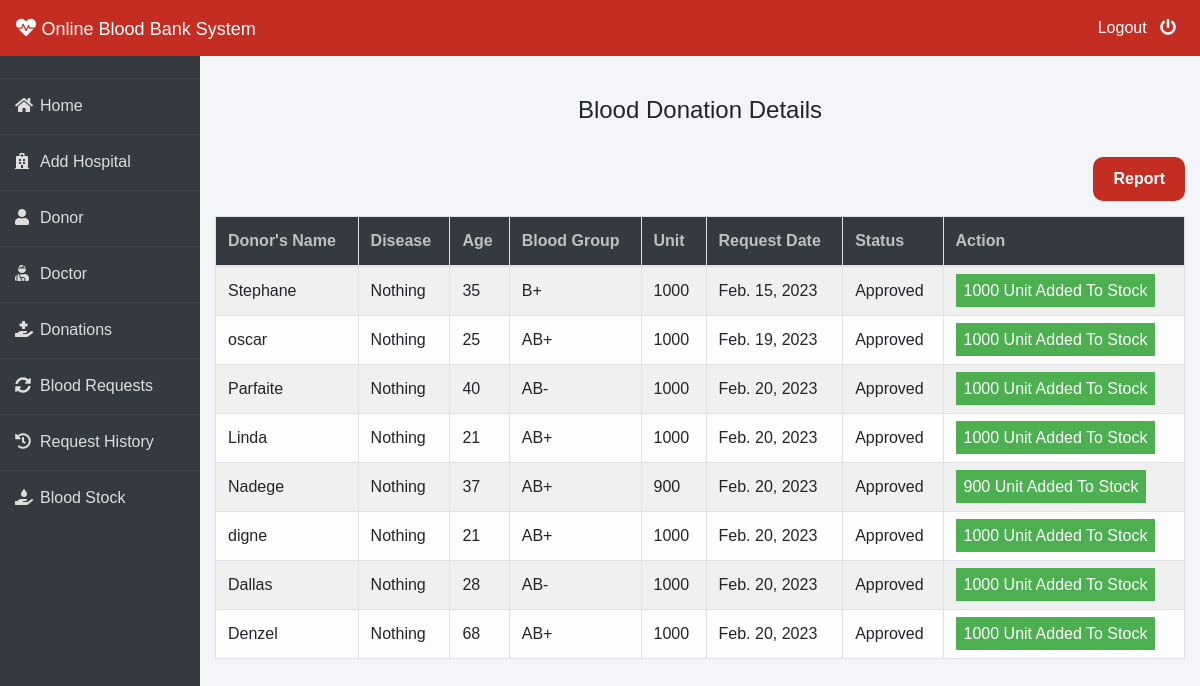
The page /admin-donation (signed in) on the database as committed earlier.
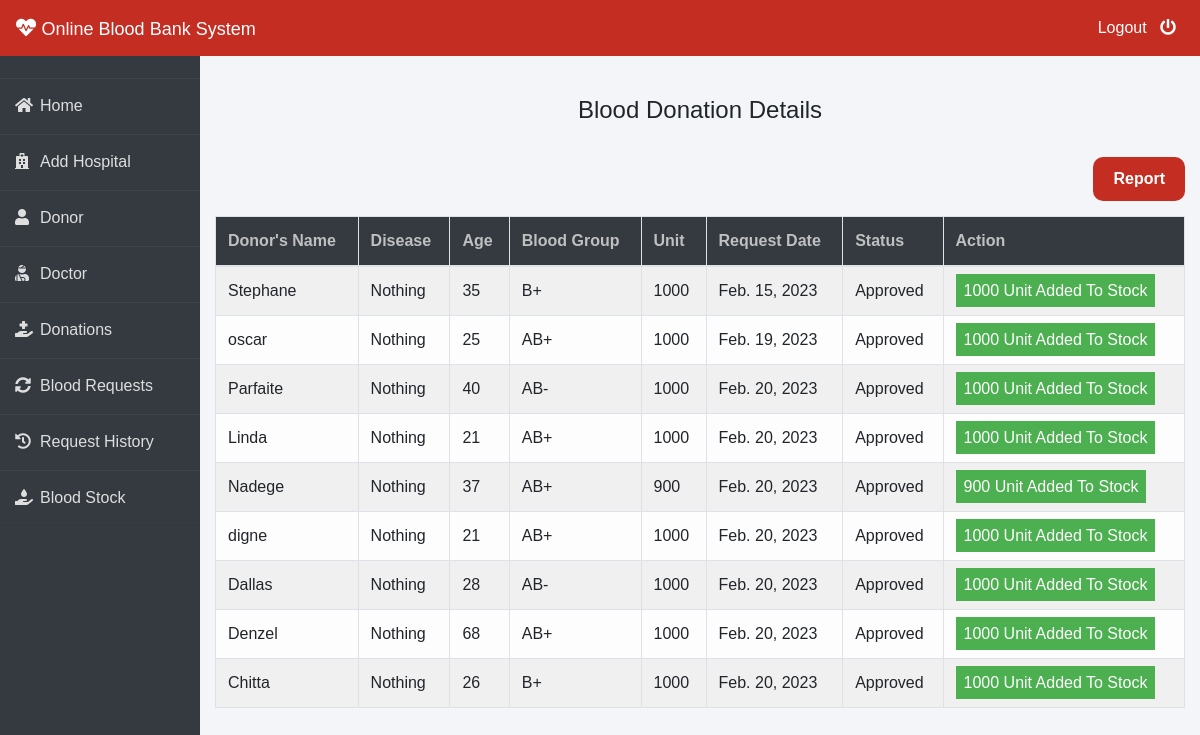
The same page on the database as committed later.
### donor/models.py (models this page shows, shortened)
class BloodDonate(models.Model):
    donor=models.ForeignKey(Donor,on_delete=models.CASCADE)
    disease=models.CharField(max_length=100,default="Nothing")
    age=models.PositiveIntegerField()
    bloodgroup=models.CharField(max_length=10)
    unit=models.PositiveIntegerField(default=0)
    status=models.CharField(max_length=20,default="Pending")
    date=models.DateField(auto_now=True)

class Donor(models.Model):
    user=models.OneToOneField(User,on_delete=models.CASCADE)
    profile_pic= models.ImageField(upload_to='profile_pic/Donor/',null=True,blank=True)
    bloodgroup=models.CharField(max_length=10)
    address = models.CharField(max_length=40)
    mobile = models.CharField(max_length=20,null=False)
    def __str__(self):
        return self.user.first_name

### blood/views.py (the view)
# urls.py: path('admin-donation', views.admin_donation_view,name='admin-donation'),
@login_required(login_url='adminlogin')
def admin_donation_view(request):
    donations = dmodels.BloodDonate.objects.all()
    return render(request, 'blood/admin_donation.html', {'donations': donations})

### templates/blood/admin_donation.html (shortened to what this page needs)
{% extends 'blood/adminbase.html' %}
{% block content %}
{% load widget_tweaks %}
{%load static%}
<head>
   </head>
<br><br>
<div class="container">
    <H4 class="text-center">Blood Donation Details</H4><br>
    <a href="{% url 'blood_donation_detail_report' %}" id="admin_donation_report">Report</a>
    <table class="table table-light table-hover table-bordered table-striped" style="margin-top: 15px;">
        <thead class="bg-dark">
            <tr>
                <th scope="col" style="color: rgb(192, 192, 192);">Donor's Name</th>
                <th scope="col" style="color: rgb(192, 192, 192);">Disease</th>
                <th scope="col" style="color: rgb(192, 192, 192);">Age</th>
                <th scope="col" style="color: rgb(192, 192, 192);">Blood Group</th>
                <th scope="col" style="color: rgb(192, 192, 192);">Unit</th>
                <th scope="col" style="color: rgb(192, 192, 192);">Request Date</th>
                <th scope="col" style="color: rgb(192, 192, 192);">Status</th>
                <th style="color: rgb(192, 192, 192);">Action</th>
            </tr>
        </thead>
        <tbody>
            {% for t in donations %}
            <tr>
                <td> {{t.donor}}</td>
                <td> {{t.disease}}</td>
                <td> {{t.age}}</td>
                <td>{{t.bloodgroup}}</td>
                <td>{{t.unit}}</td>
                <td>{{t.date}}</td>
                <td>{{t.status}}</td>
                {% if t.status == 'Pending' %}
                <td>
                    <button class="btn btn-success btn-sm"><a  style="text-decoration: none;color: white;" href="{% url 'approve-donation' t.id  %}"><i class="fa fa-check"></i> Approve</a> </button>
                    <button class="btn btn-danger btn-sm"><a  style="text-decoration: none;color: white;" href="{% url 'reject-donation' t.id  %}"><i class="fa fa-times"></i> Reject</a> </button>
                </td>
                {% elif  t.status == 'Approved' %}
                <td><span class="label success">{{t.unit}} Unit Added To Stock</span></td>
                {% else %}
                <td><span class="label danger">0 Unit Added To Stock</span></td>
                {% endif %}
            </tr>
            {% endfor %}
        </tbody>
    </table>
</div>
{% endblock content %}

Rows that differ between the two databases and show on the page:
added BloodDonate: donor "Chitta", disease "Nothing", age "26", bloodgroup "B+", unit "1000", date "Feb. 20, 2023", status "Approved"
